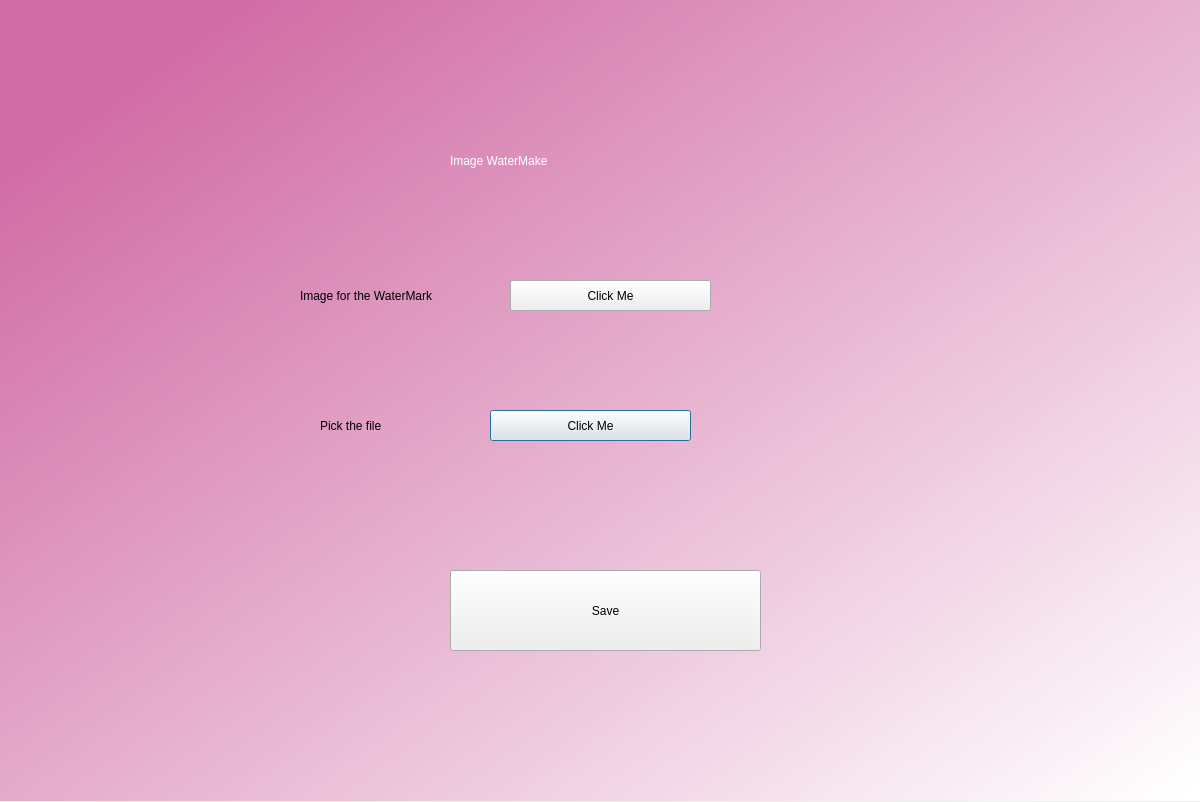
<?xml version="1.0" encoding="UTF-8"?>
<ui version="4.0">
 <class>Dialog</class>
 <widget class="QDialog" name="Dialog">
  <property name="geometry">
   <rect>
    <x>0</x>
    <y>0</y>
    <width>1200</width>
    <height>802</height>
   </rect>
  </property>
  <property name="windowTitle">
   <string>Dialog</string>
  </property>
  <widget class="QWidget" name="widget" native="true">
   <property name="geometry">
    <rect>
     <x>0</x>
     <y>0</y>
     <width>1200</width>
     <height>801</height>
    </rect>
   </property>
   <property name="autoFillBackground">
    <bool>false</bool>
   </property>
   <property name="styleSheet">
    <string notr="true">QWidget#widget{
background-color:qlineargradient(spread:pad, x1:0.077, y1:0.142045, x2:0.992248, y2:0.989, stop:0 rgba(209, 109, 165, 255), stop:1 rgba(255, 255, 255, 255));}</string>
   </property>
   <widget class="QLabel" name="label">
    <property name="geometry">
     <rect>
      <x>450</x>
      <y>130</y>
      <width>291</width>
      <height>61</height>
     </rect>
    </property>
    <property name="autoFillBackground">
     <bool>false</bool>
    </property>
    <property name="styleSheet">
     <string notr="true">font: 28pt &quot;MS Shell Dlg 2&quot;;
color: rgb(255, 255, 255);</string>
    </property>
    <property name="text">
     <string>Image WaterMake</string>
    </property>
   </widget>
   <widget class="QLabel" name="label_2">
    <property name="geometry">
     <rect>
      <x>300</x>
      <y>280</y>
      <width>181</width>
      <height>31</height>
     </rect>
    </property>
    <property name="styleSheet">
     <string notr="true">font: 75 11pt &quot;MS Shell Dlg 2&quot;;</string>
    </property>
    <property name="text">
     <string>Image for the WaterMark</string>
    </property>
   </widget>
   <widget class="QLabel" name="label_3">
    <property name="geometry">
     <rect>
      <x>320</x>
      <y>410</y>
      <width>161</width>
      <height>31</height>
     </rect>
    </property>
    <property name="styleSheet">
     <string notr="true">font: 75 15pt &quot;MS Shell Dlg 2&quot;;</string>
    </property>
    <property name="text">
     <string>Pick the file</string>
    </property>
   </widget>
   <widget class="QPushButton" name="pushButton_2">
    <property name="geometry">
     <rect>
      <x>490</x>
      <y>410</y>
      <width>201</width>
      <height>31</height>
     </rect>
    </property>
    <property name="styleSheet">
     <string notr="true">font: 75 14pt &quot;MS Shell Dlg 2&quot;;
border-border-radius:20px;</string>
    </property>
    <property name="text">
     <string>Click Me</string>
    </property>
   </widget>
   <widget class="QPushButton" name="pushButton_3">
    <property name="geometry">
     <rect>
      <x>450</x>
      <y>570</y>
      <width>311</width>
      <height>81</height>
     </rect>
    </property>
    <property name="styleSheet">
     <string notr="true">font: 75 34pt &quot;MS Shell Dlg 2&quot;;
border-border-radius:20px;</string>
    </property>
    <property name="text">
     <string>Save</string>
    </property>
   </widget>
   <widget class="QPushButton" name="pushButton">
    <property name="geometry">
     <rect>
      <x>510</x>
      <y>280</y>
      <width>201</width>
      <height>31</height>
     </rect>
    </property>
    <property name="styleSheet">
     <string notr="true">font: 75 14pt &quot;MS Shell Dlg 2&quot;;
border-border-radius:20px;</string>
    </property>
    <property name="text">
     <string>Click Me</string>
    </property>
   </widget>
  </widget>
 </widget>
 <resources/>
 <connections/>
</ui>
